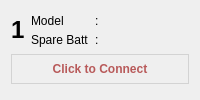
<?xml version="1.0" encoding="UTF-8"?>
<ui version="4.0">
 <class>Form</class>
 <widget class="QWidget" name="Form">
  <property name="windowTitle">
   <string>Form</string>
  </property>
  <property name="styleSheet">
   <string notr="true">QPushButton { padding: 7px 10px; font-weight: 500; }</string>
  </property>
  <layout class="QGridLayout" name="gridLayout" columnstretch="0,0,0,0,1">
   <property name="verticalSpacing">
    <number>0</number>
   </property>
   <item row="2" column="3" colspan="2">
    <widget class="QLabel" name="spare_batt_text">
     <property name="text">
      <string/>
     </property>
    </widget>
   </item>
   <item row="1" column="1">
    <widget class="QLabel" name="model_label">
     <property name="text">
      <string>Model</string>
     </property>
    </widget>
   </item>
   <item row="1" column="3" colspan="2">
    <widget class="QLabel" name="model_text">
     <property name="text">
      <string/>
     </property>
    </widget>
   </item>
   <item row="1" column="2">
    <widget class="QLabel" name="colon_2">
     <property name="text">
      <string>:</string>
     </property>
    </widget>
   </item>
   <item row="2" column="1">
    <widget class="QLabel" name="spare_batt_label">
     <property name="text">
      <string>Spare Batt</string>
     </property>
    </widget>
   </item>
   <item row="2" column="2">
    <widget class="QLabel" name="colon_3">
     <property name="text">
      <string>:</string>
     </property>
    </widget>
   </item>
   <item row="1" column="0" rowspan="2">
    <widget class="QLabel" name="id_text">
     <property name="font">
      <font>
       <pointsize>18</pointsize>
       <bold>true</bold>
      </font>
     </property>
     <property name="text">
      <string>1</string>
     </property>
     <property name="margin">
      <number>5</number>
     </property>
    </widget>
   </item>
   <item row="3" column="0" colspan="5">
    <widget class="QPushButton" name="btn_connect">
     <property name="styleSheet">
      <string notr="true">#btn_connect {color:#b85a5a; margin: 5px 0px; border:1px solid lightgrey; }
#btn_connect:checked { color:white; background-color: #71946d}</string>
     </property>
     <property name="text">
      <string>Click to Connect</string>
     </property>
     <property name="checkable">
      <bool>true</bool>
     </property>
    </widget>
   </item>
  </layout>
 </widget>
 <resources/>
 <connections/>
</ui>
